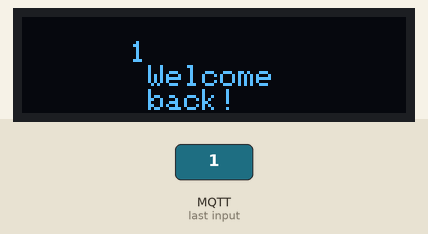
This program was run on a simulated ESP8266 (Wemos D1 mini). Parts: 128×32 one-colour display. The test bench sets the inputs (shaded band). WiFi joins after 1.5 s; servers stay silent unless stated; the display library's start-up logo is not drawn; random numbers use the default seed unless the program sets one; no MQTT or app messages arrive unless stated; what the program prints to the serial monitor is not drawn.

3.8 s: MQTT message "1" arrives on the first subscribed topic
Above: at 5.0 s.
Timing chart, 0 to 6.8 s (numbered marks = the images above; inputs shaded):
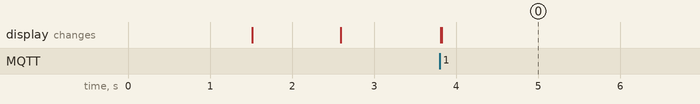

The program:

main.cpp
```cpp
#include <SPI.h>
#include <Wire.h>
#include <Adafruit_GFX.h>
#include <Adafruit_SSD1306.h>
#include <ESP8266WiFi.h>
#include <PubSubClient.h>

#define WIRE Wire

const char* ssid = "IT_guys_11";
const char* password = "iotempire";
const char* mqtt_server = "192.168.14.1";


WiFiClient espClient;
PubSubClient client(espClient);
unsigned long lastMsg = 0;
#define MSG_BUFFER_SIZE	(50)
char msg[MSG_BUFFER_SIZE];

Adafruit_SSD1306 display = Adafruit_SSD1306(128, 32, &WIRE);


void setup_wifi() {

  delay(10);
  Serial.println();
  Serial.print("Connecting to ");
  Serial.println(ssid);

  WiFi.mode(WIFI_STA);
  WiFi.begin(ssid, password);

  while (WiFi.status() != WL_CONNECTED) {
    delay(500);
    Serial.print(".");
  }

  randomSeed(micros());

  Serial.println("");
  Serial.println("WiFi connected");
  Serial.println("IP address: ");
  Serial.println(WiFi.localIP());

}

void printOnLedEmpty(){
  display.clearDisplay();
  display.display();
  display.setTextSize(1);
  display.setTextColor(SSD1306_WHITE);
  display.setCursor(0,0);
  display.println();
  display.println(String("      "));
  display.println("       :eyes:");
  display.println("       ");
  display.setCursor(0,0);
  display.display(); // actually display all of the above
}

void printOnLed(char* message){
  display.clearDisplay();
  display.display();
  display.setTextSize(1);
  display.setTextColor(SSD1306_WHITE);
  display.setCursor(0,0);
  display.println();
  display.println(String("      ") + message);
  display.println("       Welcome");
  display.println("       back!");
  display.setCursor(0,0);
  display.display(); // actually display all of the above
}

void callback(char* topic, byte* payload, unsigned int length) {
  Serial.print("Message arrived [");
  Serial.print(topic);
  Serial.print("] ");
  Serial.println("--");

  byte *p = (byte *)malloc(length);
  memcpy(p, payload, length);
  p[length] = '\0';

  Serial.print("Message: ");
  Serial.print((char *)p);
  Serial.println("--");

  // HERE display the thing

  // unsigned long now = millis();
  // if ((millis() - now ) <= 2000) {
  //   // lastMsg = now;
  //   printOnLed((char *)p);
  // }

  printOnLed((char *)p);
  delay(5000);
  Serial.println("Lets clean the screem");
  printOnLedEmpty();
  free(p);
}

void reconnect() {
  while (!client.connected()) {
    Serial.print("Attempting MQTT connection...");
    String clientId = "ESP8266Client-";
    clientId += String(random(0xffff), HEX);
    if (client.connect(clientId.c_str())) {
      Serial.println("connected");
      client.publish("status/display", "node connected");
      client.subscribe("rfid-sensor/uid");
    } else {
      Serial.print("failed, rc=");
      Serial.print(client.state());
      Serial.println(" try again in 5 seconds");
      delay(5000);
    }
  }
}

void setup() {
  setup_wifi();
  client.setServer(mqtt_server, 1883);
  client.setCallback(callback);

  Serial.begin(9600);

  Serial.println("OLED FeatherWing test");
  // SSD1306_SWITCHCAPVCC = generate display voltage from 3.3V internally
  display.begin(SSD1306_SWITCHCAPVCC, 0x3C); // Address 0x3C for 128x32

  Serial.println("OLED begun");

  // Show image buffer on the display hardware.
  // Since the buffer is intialized with an Adafruit splashscreen
  // internally, this will display the splashscreen.
  display.display();
  delay(1000);

  // Clear the buffer.
  display.clearDisplay();
  display.display();

  Serial.println("IO test");

  // display.setTextSize(1);
  // display.setTextColor(SSD1306_WHITE);
  // display.setCursor(0,0);
  // display.print("Before");
  // display.print("Martiinnnn");
  // display.println("IP: 10.0.1.23");
  // display.println("Sending val #0");
  // display.setCursor(0,0);
  // display.display(); // actually display all of the above

  printOnLedEmpty();
}

void loop() {

  if (!client.connected()) {
    reconnect();
  }
  client.loop();
}
```

Measured:
- after the input at 3.8 s, the display: first changes at once (image 0 shows a later state)
